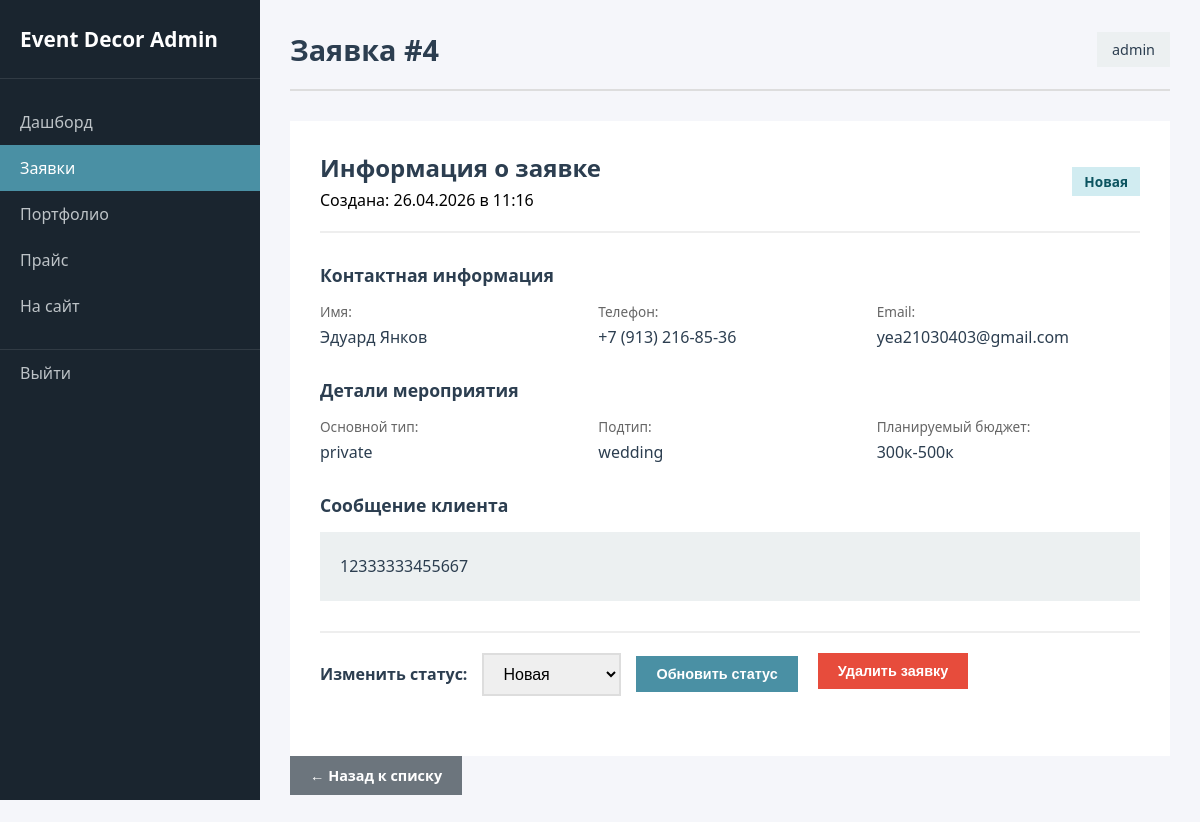
Screenshot of /admin/order/4 (signed in) with the database file from the repository.
### app.py (models this page shows)
class Order(db.Model):
    id = db.Column(db.Integer, primary_key=True)
    name = db.Column(db.String(100), nullable=False)
    phone = db.Column(db.String(20), nullable=False)
    email = db.Column(db.String(100), default='')
    event_date = db.Column(db.String(50))
    event_type = db.Column(db.String(50))
    sub_type = db.Column(db.String(50))
    budget = db.Column(db.String(50))
    message = db.Column(db.Text)
    status = db.Column(db.String(20), default='new')  # new, completed, cancelled
    created_at = db.Column(db.DateTime, default=datetime.utcnow)

### app.py (the view)
@app.route('/admin/order/<int:id>')
@login_required
def admin_order_detail(id):
    order = Order.query.get_or_404(id)
    return render_template('admin/order_detail.html', order=order)

### app.py (called while the page is built)
def login_required(f):
    @wraps(f)
    def decorated_function(*args, **kwargs):
        if 'logged_in' not in session:
            flash('Пожалуйста, войдите в систему', 'warning')
            return redirect(url_for('admin_login'))
        return f(*args, **kwargs)
    return decorated_function

### templates/admin/order_detail.html (shortened to what this page needs)
{% extends 'admin/base.html' %}
{% block page_title %}Заявка #{{ order.id }}{% endblock %}
{% block content %}
<div class="order-detail">
    <div class="order-header">
        <div class="order-info">
            <h2>Информация о заявке</h2>
            <p>Создана: {{ order.created_at.strftime('%d.%m.%Y в %H:%M') }}</p>
        </div>
        <div class="order-status">
            <span class="status-badge status-{{ order.status }}">
                {% if order.status == 'new' %}Новая
                {% elif order.status == 'completed' %}Завершена
                {% elif order.status == 'cancelled' %}Отменена{% endif %}
            </span>
        </div>
    </div>
    <div class="order-content">
        <div class="detail-section">
            <h3>Контактная информация</h3>
            <div class="detail-grid">
                <div class="detail-item">
                    <label>Имя:</label>
                    <span>{{ order.name }}</span>
                </div>
                <div class="detail-item">
                    <label>Телефон:</label>
                    <span>{{ order.phone }}</span>
                </div>
                <div class="detail-item">
                    <label>Email:</label>
                    <span>{{ order.email or '—' }}</span>
                </div>
            </div>
        </div>
        <div class="detail-section">
            <h3>Детали мероприятия</h3>
            <div class="detail-grid">
                <div class="detail-item">
                    <label>Основной тип:</label>
                    <span>{{ order.event_type or '—' }}</span>
                </div>
                <div class="detail-item">
                    <label>Подтип:</label>
                    <span>{{ order.sub_type or '—' }}</span>
                </div>
                <div class="detail-item">
                    <label>Планируемый бюджет:</label>
                    <span>{{ order.budget or '—' }}</span>
                </div>
            </div>
        </div>
        <div class="detail-section">
            <h3>Сообщение клиента</h3>
            <div class="detail-message">
                {{ order.message or 'Нет сообщения' }}
            </div>
        </div>
        <div class="order-actions">
            <form method="POST" action="{{ url_for('admin_update_order_status', id=order.id) }}" class="status-form">
                <label>Изменить статус:</label>
                <select name="status">
                    <option value="new" {% if order.status == 'new' %}selected{% endif %}>Новая</option>
                </select>
                <button type="submit" class="btn btn-primary">Обновить статус</button>
            </form>
            <form method="POST" action="{{ url_for('admin_delete_order', id=order.id) }}" class="delete-form" onsubmit="return confirm('Вы уверены, что хотите удалить эту заявку?')">
                <button type="submit" class="btn btn-danger">Удалить заявку</button>
            </form>
        </div>
    </div>
</div>
<a href="{{ url_for('admin_orders') }}" class="btn btn-secondary">← Назад к списку</a>
{% endblock %}

### static/css/admin.css (style rules this page uses)
:root { --admin-primary: #4a90a4; --admin-primary-dark: #3a7a8a; --admin-dark: #2c3e50; --admin-light: #ecf0f1; --admin-sidebar: #1a252f; --admin-white: #ffffff; --admin-success: #27ae60; --admin-warning: #f39c12; --admin-danger: #e74c3c; --admin-info: #3498db; }
* { margin: 0; padding: 0; box-sizing: border-box; }
body { font-family: 'Segoe UI', Tahoma, Geneva, Verdana, sans-serif; background: #f5f6fa; }
.status-badge { display: inline-block; padding: 5px 12px; border-radius: 0; font-size: 0.85rem; font-weight: 600; }
.status-new { background: #d1ecf1; color: #0c5460; }
.btn { display: inline-block; padding: 10px 20px; border: none; border-radius: 0; text-decoration: none; font-weight: 600; cursor: pointer; transition: all 0.3s; font-size: 0.9rem; }
.btn-primary { background: var(--admin-primary); color: var(--admin-white); }
.btn-secondary { background: #6c757d; color: var(--admin-white); }
.btn-danger { background: var(--admin-danger); color: var(--admin-white); }
.order-detail { background: var(--admin-white); border-radius: 0; padding: 30px; box-shadow: none; }
.order-header { display: flex; justify-content: space-between; align-items: center; padding-bottom: 20px; border-bottom: 2px solid #eee; margin-bottom: 30px; }
.order-header h2 { color: var(--admin-dark); margin-bottom: 5px; }
.order-content { margin-bottom: 30px; }
.detail-section { margin-bottom: 30px; }
.detail-section h3 { color: var(--admin-dark); margin-bottom: 15px; font-size: 1.1rem; }
.detail-grid { display: grid; grid-template-columns: repeat(auto-fit, minmax(200px, 1fr)); gap: 15px; }
.detail-item { display: flex; flex-direction: column; }
.detail-item label { font-size: 0.85rem; color: #666; margin-bottom: 5px; }
.detail-item span { font-size: 1rem; color: var(--admin-dark); font-weight: 500; }
.detail-message { background: var(--admin-light); padding: 20px; border-radius: 0; line-height: 1.8; color: var(--admin-dark); }
.order-actions { display: flex; gap: 20px; flex-wrap: wrap; padding-top: 20px; border-top: 2px solid #eee; }
.status-form { display: flex; align-items: center; gap: 15px; }
.status-form label { font-weight: 600; color: var(--admin-dark); }
.status-form select { padding: 10px 15px; border: 2px solid #ddd; border-radius: 0; font-size: 1rem; }

### rows the page displays
Order: id "4", created_at "26.04.2026 в 11:16", name "Эдуард Янков", phone "+7 (913) 216-85-36", email "yea21030403@gmail.com", event_type "private", sub_type "wedding", budget "300к-500к", message "12333333455667", status "Новая"

### other values shown
{{ session.admin_username }} "admin"
